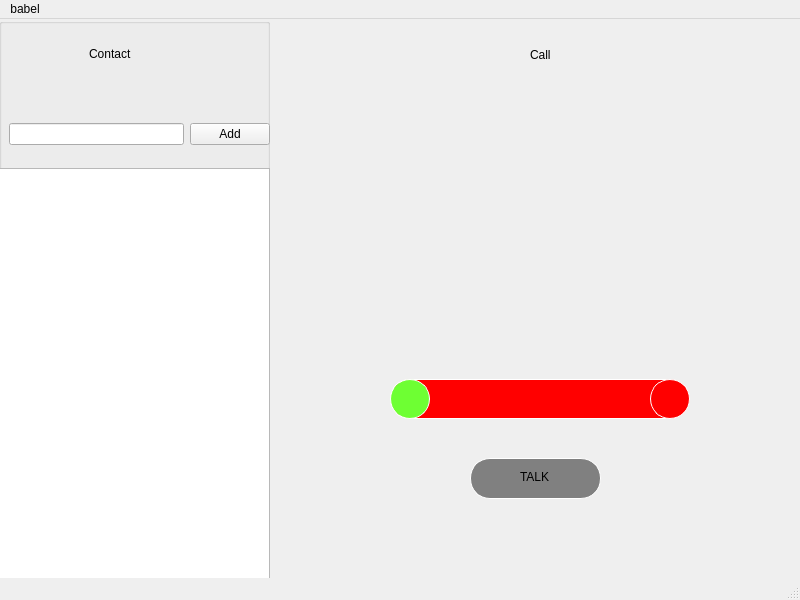
<?xml version="1.0" encoding="UTF-8"?>
<ui version="4.0">
 <class>MainWindow</class>
 <widget class="QMainWindow" name="MainWindow">
  <property name="geometry">
   <rect>
    <x>0</x>
    <y>0</y>
    <width>800</width>
    <height>600</height>
   </rect>
  </property>
  <property name="windowTitle">
   <string>MainWindow</string>
  </property>
  <widget class="QWidget" name="centralwidget">
   <widget class="QGroupBox" name="groupBox">
    <property name="geometry">
     <rect>
      <x>-1</x>
      <y>-1</y>
      <width>271</width>
      <height>591</height>
     </rect>
    </property>
    <property name="title">
     <string/>
    </property>
    <widget class="QListWidget" name="listWidgetFriend">
     <property name="geometry">
      <rect>
       <x>0</x>
       <y>150</y>
       <width>271</width>
       <height>431</height>
      </rect>
     </property>
     <property name="styleSheet">
      <string notr="true">QListWidget::item:selected
{
       background: rgba(0,0,0,0);
}</string>
     </property>
    </widget>
    <widget class="QLabel" name="label">
     <property name="geometry">
      <rect>
       <x>90</x>
       <y>20</y>
       <width>51</width>
       <height>31</height>
      </rect>
     </property>
     <property name="text">
      <string>Contact</string>
     </property>
    </widget>
    <widget class="QWidget" name="layoutWidget">
     <property name="geometry">
      <rect>
       <x>10</x>
       <y>100</y>
       <width>261</width>
       <height>33</height>
      </rect>
     </property>
     <layout class="QHBoxLayout" name="horizontalLayout">
      <item>
       <widget class="QLineEdit" name="lineEditAdd"/>
      </item>
      <item>
       <widget class="QPushButton" name="pushButtonAddFriend">
        <property name="text">
         <string>Add</string>
        </property>
       </widget>
      </item>
     </layout>
    </widget>
   </widget>
   <widget class="QLabel" name="labelFriendCall">
    <property name="geometry">
     <rect>
      <x>310</x>
      <y>160</y>
      <width>451</width>
      <height>141</height>
     </rect>
    </property>
    <property name="font">
     <font>
      <pointsize>50</pointsize>
     </font>
    </property>
    <property name="text">
     <string/>
    </property>
   </widget>
   <widget class="QPushButton" name="pushButtonHangUp">
    <property name="geometry">
     <rect>
      <x>390</x>
      <y>360</y>
      <width>300</width>
      <height>40</height>
     </rect>
    </property>
    <property name="styleSheet">
     <string notr="true">QPushButton {
    background-color: #FF0000;
    border: 1px solid white;
    border-radius: 20px;
}

QPushButton:hover {
    background: qradialgradient(
        cx: 0.5, cy: -0.5, fx: 0.5, fy: -0.5,
        radius: 1.2, stop: 0 #fff, stop: 1 #FF0000
        );
}

QPushButton:pressed {
    border-style: inset;
    background-color: #FF0000;
}</string>
    </property>
    <property name="text">
     <string/>
    </property>
   </widget>
   <widget class="QLabel" name="label_2">
    <property name="geometry">
     <rect>
      <x>530</x>
      <y>20</y>
      <width>51</width>
      <height>31</height>
     </rect>
    </property>
    <property name="text">
     <string>Call</string>
    </property>
   </widget>
   <widget class="QWidget" name="layoutWidget">
    <property name="geometry">
     <rect>
      <x>0</x>
      <y>0</y>
      <width>2</width>
      <height>2</height>
     </rect>
    </property>
    <layout class="QVBoxLayout" name="verticalLayout"/>
   </widget>
   <widget class="QWidget" name="layoutWidget">
    <property name="geometry">
     <rect>
      <x>0</x>
      <y>0</y>
      <width>2</width>
      <height>2</height>
     </rect>
    </property>
    <layout class="QHBoxLayout" name="horizontalLayout_2"/>
   </widget>
   <widget class="QPushButton" name="pushButtonCallAccept">
    <property name="geometry">
     <rect>
      <x>390</x>
      <y>360</y>
      <width>40</width>
      <height>40</height>
     </rect>
    </property>
    <property name="styleSheet">
     <string notr="true">QPushButton {
    background-color: #6EFF33;
    border: 1px solid white;
    border-radius: 20px;
}

QPushButton:hover {
    background: qradialgradient(
        cx: 0.5, cy: -0.5, fx: 0.5, fy: -0.5,
        radius: 1.2, stop: 0 #fff, stop: 1 #6EFF33
        );
}

QPushButton:pressed {
    border-style: inset;
    background-color: #6EFF33;
}

QPushButton:disabled {
background-color: gray;
}</string>
    </property>
    <property name="text">
     <string/>
    </property>
   </widget>
   <widget class="QPushButton" name="pushButtonCallDeny">
    <property name="geometry">
     <rect>
      <x>650</x>
      <y>360</y>
      <width>40</width>
      <height>40</height>
     </rect>
    </property>
    <property name="styleSheet">
     <string notr="true">QPushButton {
    background-color: #FF0000;
    border: 1px solid white;
    border-radius: 20px;
}

QPushButton:hover {
    background: qradialgradient(
        cx: 0.5, cy: -0.5, fx: 0.5, fy: -0.5,
        radius: 1.2, stop: 0 #fff, stop: 1 #FF0000
        );
}

QPushButton:pressed {
    border-style: inset;
    background-color: #FF0000;
}

QPushButton:disabled {
background-color: gray;
}</string>
    </property>
    <property name="text">
     <string/>
    </property>
   </widget>
   <widget class="QPushButton" name="pushButtonTalk">
    <property name="geometry">
     <rect>
      <x>470</x>
      <y>439</y>
      <width>131</width>
      <height>41</height>
     </rect>
    </property>
    <property name="styleSheet">
     <string notr="true">QPushButton {
    background-color: grey;
    border: 1px solid white;
    border-radius: 20px;
}

QPushButton:hover {
    background: qradialgradient(
        cx: 0.5, cy: -0.5, fx: 0.5, fy: -0.5,
        radius: 1.2, stop: 0 #fff, stop: 1 grey
        );
}

QPushButton:pressed {
    border-style: inset;
    background-color: grey;
}</string>
    </property>
    <property name="text">
     <string/>
    </property>
   </widget>
   <widget class="QLabel" name="label_talk">
    <property name="geometry">
     <rect>
      <x>520</x>
      <y>450</y>
      <width>31</width>
      <height>16</height>
     </rect>
    </property>
    <property name="text">
     <string>TALK</string>
    </property>
   </widget>
  </widget>
  <widget class="QMenuBar" name="menubar">
   <property name="geometry">
    <rect>
     <x>0</x>
     <y>0</y>
     <width>800</width>
     <height>22</height>
    </rect>
   </property>
   <widget class="QMenu" name="menubabel">
    <property name="title">
     <string>babel</string>
    </property>
   </widget>
   <addaction name="menubabel"/>
  </widget>
  <widget class="QStatusBar" name="statusbar"/>
 </widget>
 <resources/>
 <connections/>
</ui>
